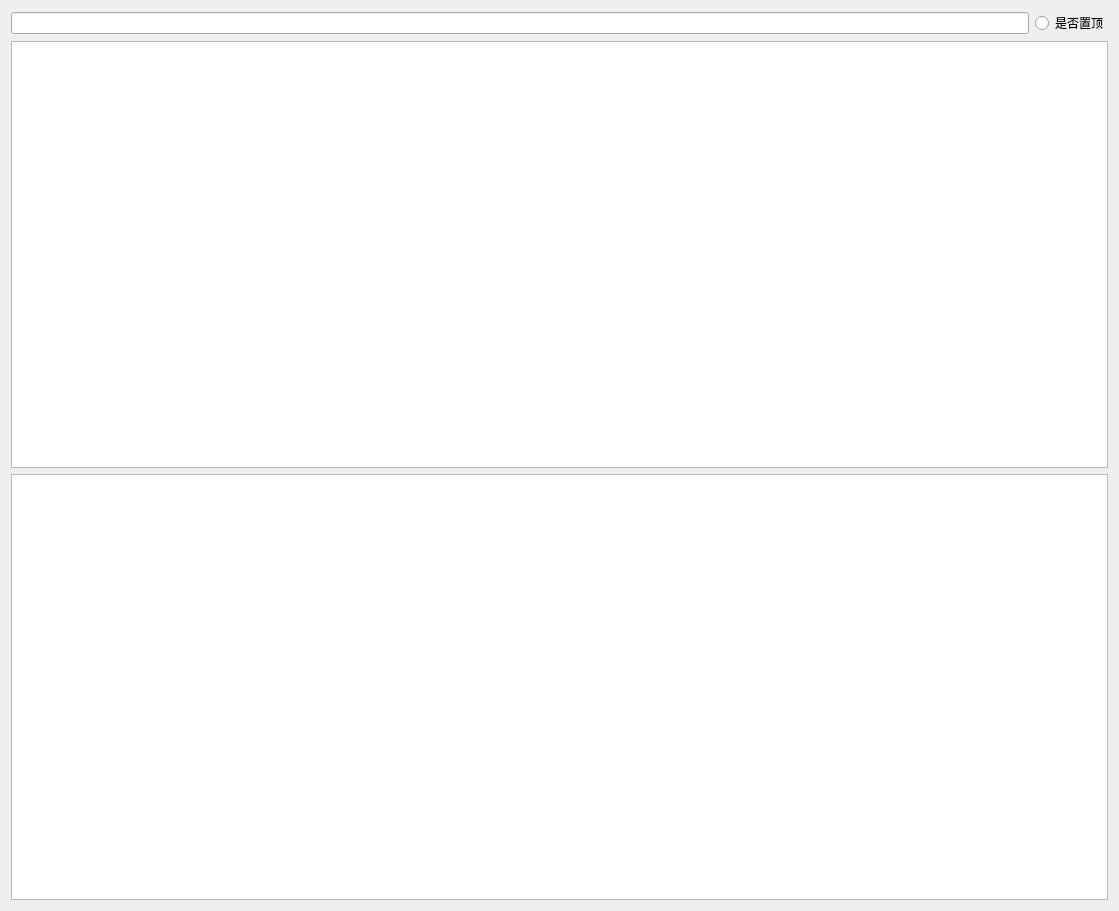
<?xml version="1.0" encoding="UTF-8"?>
<ui version="4.0">
 <class>Form</class>
 <widget class="QWidget" name="Form">
  <property name="geometry">
   <rect>
    <x>0</x>
    <y>0</y>
    <width>1119</width>
    <height>911</height>
   </rect>
  </property>
  <property name="sizePolicy">
   <sizepolicy hsizetype="Expanding" vsizetype="Expanding">
    <horstretch>0</horstretch>
    <verstretch>0</verstretch>
   </sizepolicy>
  </property>
  <property name="windowTitle">
   <string>元数据管理</string>
  </property>
  <layout class="QVBoxLayout" name="verticalLayout_2">
   <item>
    <layout class="QVBoxLayout" name="verticalLayout">
     <item>
      <layout class="QHBoxLayout" name="horizontalLayout">
       <item>
        <widget class="QLineEdit" name="lineEdit"/>
       </item>
       <item>
        <widget class="QRadioButton" name="is_zd">
         <property name="text">
          <string>是否置顶</string>
         </property>
        </widget>
       </item>
      </layout>
     </item>
     <item>
      <widget class="QTableView" name="tb_ysj"/>
     </item>
     <item>
      <widget class="QTextBrowser" name="tx_yl"/>
     </item>
    </layout>
   </item>
  </layout>
 </widget>
 <resources/>
 <connections/>
</ui>
